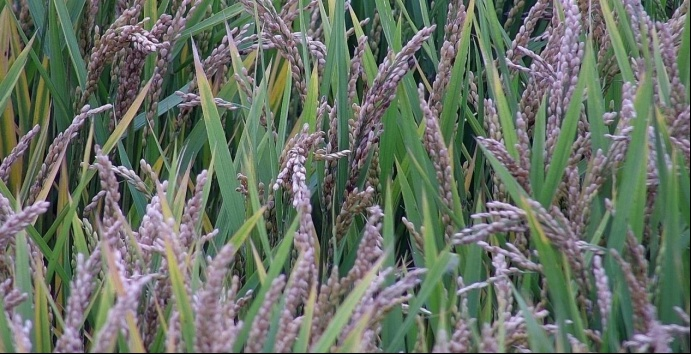
#> input picture 1_color_corrected.jpg, 691 x 354 px
$ python '基于色调信息分割稻穗.py'
#> lines starting #> are read from the running program, lines starting #| are printed output that depends on the picture; after the words box and inside, x2 and y2 are one past the last pixel; in counts of white or black regions, pixels touching at a corner belong together
# -*- coding: utf-8 -*-
import cv2
import matplotlib
import numpy as np
matplotlib.use('Agg')
import matplotlib.pyplot as plt

img_color_corrected = cv2.imread("1_color_corrected.jpg")
#> img_color_corrected is the input picture: shape (354, 691, 3); mean B, G, R 101.2, 113.6, 103.8
hsv = cv2.cvtColor(img_color_corrected, cv2.COLOR_BGR2HSV)
#> hsv: shape (354, 691, 3); mean H, S, V 80, 59.8, 119.6

# 2. 设定稻穗的H范围（需根据实际图像调整，示例值：30-80为偏黄绿色）
h_min, h_max = 30, 80
s_min, s_max = 50, 255  # 饱和度阈值，避免过亮或过暗区域
v_min, v_max = 50, 255  # 亮度阈值

# 3. 创建掩码
mask = cv2.inRange(hsv, (h_min, s_min, v_min), (h_max, s_max, v_max))
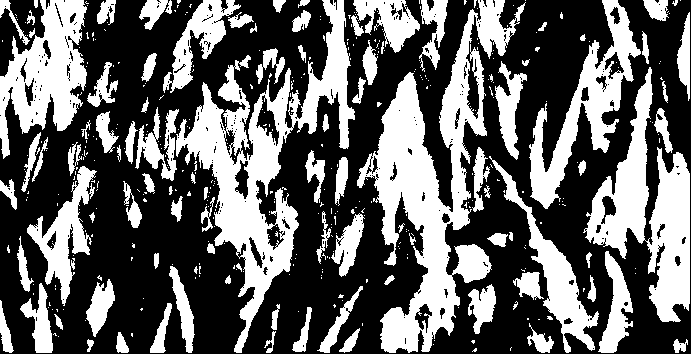
#> mask: shape (354, 691); 39% white; 419 white regions (323 under 20 px), largest, box (x1, y1, x2, y2) and area: (357, 0, 526, 353) 18601, (176, 0, 355, 353) 16059, (583, 67, 690, 322) 10293

# 4. 应用掩码（保留稻穗，其余置黑）
result = np.zeros_like(img_color_corrected)
result[mask > 0] = img_color_corrected[mask > 0]
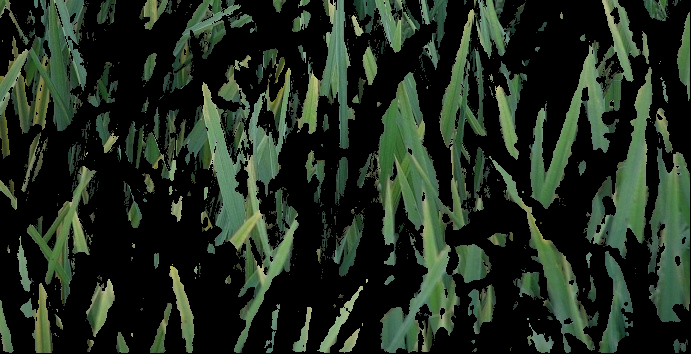
#> result: shape (354, 691, 3); mean B, G, R 31.2, 44, 32.6

# 5. 保存结果
cv2.imwrite("2_hue_segmentation.jpg", result)

# 6. 可视化
plt.figure(figsize=(10, 5))
plt.subplot(121), plt.imshow(cv2.cvtColor(img_color_corrected, cv2.COLOR_BGR2RGB)), plt.title("色调增强图")
plt.subplot(122), plt.imshow(cv2.cvtColor(result, cv2.COLOR_BGR2RGB)), plt.title("稻穗分割结果")
plt.tight_layout()
plt.savefig("2_segmentation_compare.jpg")
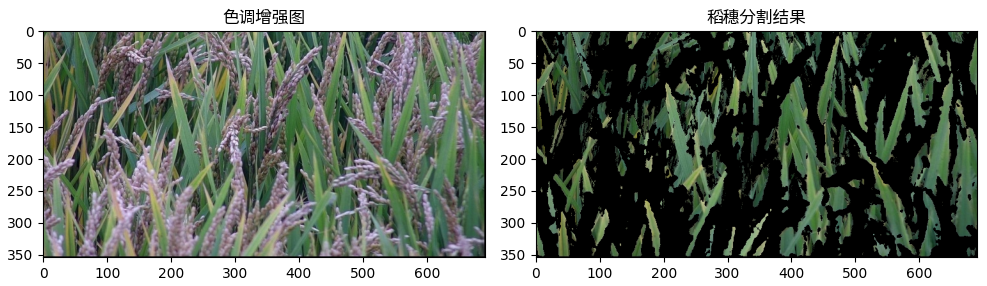
#> figure drawn by matplotlib, 2 panels
plt.show()

print("任务2完成，结果已保存")
